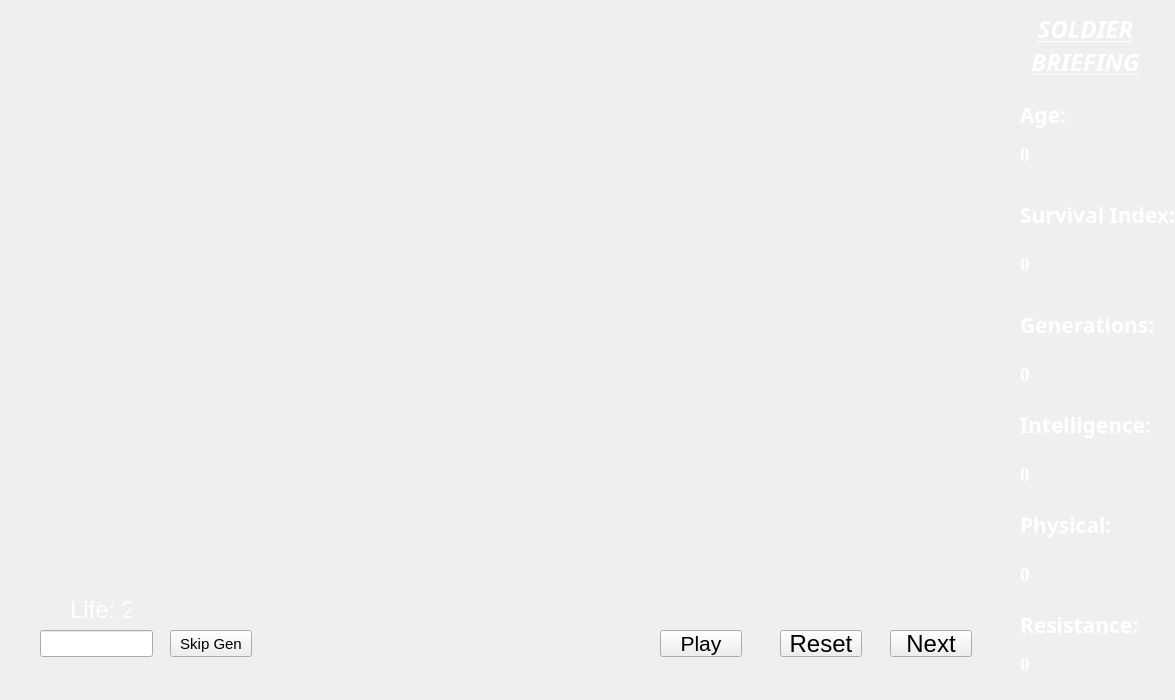
<?xml version="1.0" encoding="UTF-8"?>
<ui version="4.0">
 <class>Field</class>
 <widget class="QMainWindow" name="Field">
  <property name="geometry">
   <rect>
    <x>0</x>
    <y>0</y>
    <width>1175</width>
    <height>700</height>
   </rect>
  </property>
  <property name="sizePolicy">
   <sizepolicy hsizetype="Fixed" vsizetype="Fixed">
    <horstretch>0</horstretch>
    <verstretch>0</verstretch>
   </sizepolicy>
  </property>
  <property name="minimumSize">
   <size>
    <width>1175</width>
    <height>700</height>
   </size>
  </property>
  <property name="maximumSize">
   <size>
    <width>1175</width>
    <height>700</height>
   </size>
  </property>
  <property name="font">
   <font>
    <pointsize>18</pointsize>
   </font>
  </property>
  <property name="windowTitle">
   <string>Gladiators GBP</string>
  </property>
  <property name="styleSheet">
   <string notr="true"/>
  </property>
  <widget class="QWidget" name="centralwidget">
   <property name="styleSheet">
    <string notr="true"/>
   </property>
   <widget class="QLabel" name="background">
    <property name="geometry">
     <rect>
      <x>0</x>
      <y>-5</y>
      <width>1000</width>
      <height>621</height>
     </rect>
    </property>
    <property name="text">
     <string/>
    </property>
    <property name="pixmap">
     <pixmap resource="assets/resources.qrc">:/main/fieldStage.png</pixmap>
    </property>
    <property name="scaledContents">
     <bool>true</bool>
    </property>
   </widget>
   <widget class="QLabel" name="plate">
    <property name="geometry">
     <rect>
      <x>0</x>
      <y>580</y>
      <width>1001</width>
      <height>121</height>
     </rect>
    </property>
    <property name="text">
     <string/>
    </property>
    <property name="pixmap">
     <pixmap resource="assets/resources.qrc">:/main/plate.png</pixmap>
    </property>
    <property name="scaledContents">
     <bool>true</bool>
    </property>
   </widget>
   <widget class="QGraphicsView" name="graphicsView">
    <property name="geometry">
     <rect>
      <x>0</x>
      <y>0</y>
      <width>1000</width>
      <height>700</height>
     </rect>
    </property>
    <property name="styleSheet">
     <string notr="true">background-color: transparent</string>
    </property>
    <property name="verticalScrollBarPolicy">
     <enum>Qt::ScrollBarAlwaysOff</enum>
    </property>
    <property name="horizontalScrollBarPolicy">
     <enum>Qt::ScrollBarAlwaysOff</enum>
    </property>
    <property name="sizeAdjustPolicy">
     <enum>QAbstractScrollArea::AdjustToContents</enum>
    </property>
   </widget>
   <widget class="QPushButton" name="playButton">
    <property name="geometry">
     <rect>
      <x>660</x>
      <y>630</y>
      <width>82</width>
      <height>27</height>
     </rect>
    </property>
    <property name="font">
     <font>
      <pointsize>16</pointsize>
     </font>
    </property>
    <property name="text">
     <string>Play</string>
    </property>
   </widget>
   <widget class="QGraphicsView" name="soldierView">
    <property name="geometry">
     <rect>
      <x>0</x>
      <y>0</y>
      <width>1000</width>
      <height>700</height>
     </rect>
    </property>
    <property name="styleSheet">
     <string notr="true">background-color: transparent</string>
    </property>
    <property name="verticalScrollBarPolicy">
     <enum>Qt::ScrollBarAlwaysOff</enum>
    </property>
    <property name="horizontalScrollBarPolicy">
     <enum>Qt::ScrollBarAlwaysOff</enum>
    </property>
    <property name="sizeAdjustPolicy">
     <enum>QAbstractScrollArea::AdjustToContents</enum>
    </property>
   </widget>
   <widget class="QLabel" name="lifeLabel">
    <property name="geometry">
     <rect>
      <x>70</x>
      <y>600</y>
      <width>61</width>
      <height>19</height>
     </rect>
    </property>
    <property name="styleSheet">
     <string notr="true">color: white</string>
    </property>
    <property name="text">
     <string>Life: 20</string>
    </property>
   </widget>
   <widget class="QLabel" name="SoldierAge">
    <property name="geometry">
     <rect>
      <x>1020</x>
      <y>130</y>
      <width>200</width>
      <height>50</height>
     </rect>
    </property>
    <property name="font">
     <font>
      <family>Liberation Serif</family>
      <pointsize>14</pointsize>
      <weight>75</weight>
      <bold>true</bold>
     </font>
    </property>
    <property name="styleSheet">
     <string notr="true">color: white</string>
    </property>
    <property name="text">
     <string>0</string>
    </property>
   </widget>
   <widget class="QLabel" name="SoldierSurvivalProbability">
    <property name="geometry">
     <rect>
      <x>1020</x>
      <y>240</y>
      <width>200</width>
      <height>50</height>
     </rect>
    </property>
    <property name="font">
     <font>
      <family>Liberation Serif</family>
      <pointsize>14</pointsize>
      <weight>75</weight>
      <bold>true</bold>
     </font>
    </property>
    <property name="styleSheet">
     <string notr="true">color: white</string>
    </property>
    <property name="text">
     <string>0</string>
    </property>
   </widget>
   <widget class="QLabel" name="SoldierHowManyGensWillSurvive">
    <property name="geometry">
     <rect>
      <x>1020</x>
      <y>350</y>
      <width>200</width>
      <height>50</height>
     </rect>
    </property>
    <property name="font">
     <font>
      <family>Liberation Serif</family>
      <pointsize>14</pointsize>
      <weight>75</weight>
      <bold>true</bold>
     </font>
    </property>
    <property name="styleSheet">
     <string notr="true">color: white</string>
    </property>
    <property name="text">
     <string>0</string>
    </property>
   </widget>
   <widget class="QLabel" name="SoldierEmotionalInteligence">
    <property name="geometry">
     <rect>
      <x>1020</x>
      <y>450</y>
      <width>200</width>
      <height>50</height>
     </rect>
    </property>
    <property name="font">
     <font>
      <family>Liberation Serif</family>
      <pointsize>14</pointsize>
      <weight>75</weight>
      <bold>true</bold>
     </font>
    </property>
    <property name="styleSheet">
     <string notr="true">color: white</string>
    </property>
    <property name="text">
     <string>0</string>
    </property>
   </widget>
   <widget class="QLabel" name="SoldierPhysicalCondition">
    <property name="geometry">
     <rect>
      <x>1020</x>
      <y>550</y>
      <width>200</width>
      <height>50</height>
     </rect>
    </property>
    <property name="font">
     <font>
      <family>Liberation Serif</family>
      <pointsize>14</pointsize>
      <weight>75</weight>
      <bold>true</bold>
     </font>
    </property>
    <property name="styleSheet">
     <string notr="true">color: white</string>
    </property>
    <property name="text">
     <string>0</string>
    </property>
   </widget>
   <widget class="QLabel" name="SoldierResistence">
    <property name="geometry">
     <rect>
      <x>1020</x>
      <y>640</y>
      <width>200</width>
      <height>50</height>
     </rect>
    </property>
    <property name="font">
     <font>
      <family>Liberation Serif</family>
      <pointsize>14</pointsize>
      <weight>75</weight>
      <bold>true</bold>
     </font>
    </property>
    <property name="styleSheet">
     <string notr="true">color: white</string>
    </property>
    <property name="text">
     <string>0</string>
    </property>
   </widget>
   <widget class="QLabel" name="labelAge">
    <property name="geometry">
     <rect>
      <x>1020</x>
      <y>90</y>
      <width>201</width>
      <height>50</height>
     </rect>
    </property>
    <property name="font">
     <font>
      <family>Papyrus</family>
      <pointsize>16</pointsize>
      <weight>75</weight>
      <bold>true</bold>
     </font>
    </property>
    <property name="styleSheet">
     <string notr="true">color: white</string>
    </property>
    <property name="text">
     <string>Age:</string>
    </property>
   </widget>
   <widget class="QLabel" name="labelProb">
    <property name="geometry">
     <rect>
      <x>1020</x>
      <y>190</y>
      <width>200</width>
      <height>50</height>
     </rect>
    </property>
    <property name="font">
     <font>
      <family>Papyrus</family>
      <pointsize>16</pointsize>
      <weight>75</weight>
      <bold>true</bold>
     </font>
    </property>
    <property name="styleSheet">
     <string notr="true">color: white</string>
    </property>
    <property name="text">
     <string>Survival Index:</string>
    </property>
   </widget>
   <widget class="QLabel" name="labelSurvive">
    <property name="geometry">
     <rect>
      <x>1020</x>
      <y>300</y>
      <width>200</width>
      <height>50</height>
     </rect>
    </property>
    <property name="font">
     <font>
      <family>Papyrus</family>
      <pointsize>16</pointsize>
      <weight>75</weight>
      <bold>true</bold>
     </font>
    </property>
    <property name="styleSheet">
     <string notr="true">color: white</string>
    </property>
    <property name="text">
     <string>Generations:</string>
    </property>
   </widget>
   <widget class="QLabel" name="labelEmoInt">
    <property name="geometry">
     <rect>
      <x>1020</x>
      <y>400</y>
      <width>200</width>
      <height>50</height>
     </rect>
    </property>
    <property name="font">
     <font>
      <family>Papyrus</family>
      <pointsize>16</pointsize>
      <weight>75</weight>
      <bold>true</bold>
     </font>
    </property>
    <property name="styleSheet">
     <string notr="true">color: white</string>
    </property>
    <property name="text">
     <string>Intelligence:</string>
    </property>
   </widget>
   <widget class="QLabel" name="labelPhysicalCon">
    <property name="geometry">
     <rect>
      <x>1020</x>
      <y>500</y>
      <width>200</width>
      <height>50</height>
     </rect>
    </property>
    <property name="font">
     <font>
      <family>Papyrus</family>
      <pointsize>16</pointsize>
      <weight>75</weight>
      <bold>true</bold>
     </font>
    </property>
    <property name="styleSheet">
     <string notr="true">color: white</string>
    </property>
    <property name="text">
     <string>Physical:</string>
    </property>
   </widget>
   <widget class="QLabel" name="labelResist">
    <property name="geometry">
     <rect>
      <x>1020</x>
      <y>600</y>
      <width>200</width>
      <height>50</height>
     </rect>
    </property>
    <property name="font">
     <font>
      <family>Papyrus</family>
      <pointsize>16</pointsize>
      <weight>75</weight>
      <bold>true</bold>
     </font>
    </property>
    <property name="styleSheet">
     <string notr="true">color: white</string>
    </property>
    <property name="text">
     <string>Resistance:</string>
    </property>
   </widget>
   <widget class="QLineEdit" name="genEntry">
    <property name="geometry">
     <rect>
      <x>40</x>
      <y>630</y>
      <width>113</width>
      <height>27</height>
     </rect>
    </property>
   </widget>
   <widget class="QPushButton" name="skipButton">
    <property name="geometry">
     <rect>
      <x>170</x>
      <y>630</y>
      <width>82</width>
      <height>27</height>
     </rect>
    </property>
    <property name="font">
     <font>
      <pointsize>11</pointsize>
     </font>
    </property>
    <property name="text">
     <string>Skip Gen</string>
    </property>
   </widget>
   <widget class="QPushButton" name="nextButton">
    <property name="geometry">
     <rect>
      <x>890</x>
      <y>630</y>
      <width>82</width>
      <height>27</height>
     </rect>
    </property>
    <property name="text">
     <string>Next</string>
    </property>
   </widget>
   <widget class="QPushButton" name="resetButton">
    <property name="geometry">
     <rect>
      <x>780</x>
      <y>630</y>
      <width>82</width>
      <height>27</height>
     </rect>
    </property>
    <property name="text">
     <string>Reset</string>
    </property>
   </widget>
   <widget class="QLabel" name="soldierInfoLabel">
    <property name="geometry">
     <rect>
      <x>1010</x>
      <y>10</y>
      <width>151</width>
      <height>71</height>
     </rect>
    </property>
    <property name="font">
     <font>
      <family>Papyrus</family>
      <pointsize>18</pointsize>
      <weight>75</weight>
      <italic>true</italic>
      <bold>true</bold>
      <underline>true</underline>
     </font>
    </property>
    <property name="styleSheet">
     <string notr="true">color: white</string>
    </property>
    <property name="text">
     <string>SOLDIER
BRIEFING</string>
    </property>
    <property name="alignment">
     <set>Qt::AlignCenter</set>
    </property>
   </widget>
   <zorder>background</zorder>
   <zorder>soldierView</zorder>
   <zorder>plate</zorder>
   <zorder>graphicsView</zorder>
   <zorder>playButton</zorder>
   <zorder>lifeLabel</zorder>
   <zorder>SoldierAge</zorder>
   <zorder>SoldierSurvivalProbability</zorder>
   <zorder>SoldierHowManyGensWillSurvive</zorder>
   <zorder>SoldierEmotionalInteligence</zorder>
   <zorder>SoldierPhysicalCondition</zorder>
   <zorder>SoldierResistence</zorder>
   <zorder>labelAge</zorder>
   <zorder>labelProb</zorder>
   <zorder>labelSurvive</zorder>
   <zorder>labelEmoInt</zorder>
   <zorder>labelPhysicalCon</zorder>
   <zorder>labelResist</zorder>
   <zorder>genEntry</zorder>
   <zorder>skipButton</zorder>
   <zorder>nextButton</zorder>
   <zorder>resetButton</zorder>
   <zorder>soldierInfoLabel</zorder>
  </widget>
 </widget>
 <resources>
  <include location="assets/resources.qrc"/>
 </resources>
 <connections/>
</ui>
